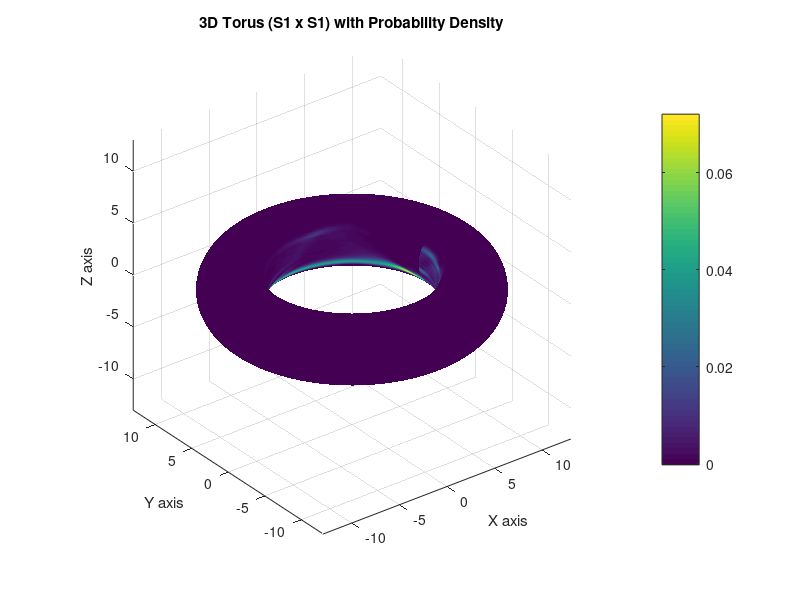

MATLAB code for this plot:
%%%%%%%%%%%%%%%%%%%%%%%%%%%%%%%%%%%%%%%%%%%%%%%%%%%%%%%%%%%%%%%%%%%%%%%%%%%
% 参数化设置
%%%%%%%%%%%%%%%%%%%%%%%%%%%%%%%%%%%%%%%%%%%%%%%%%%%%%%%%%%%%%%%%%%%%%%%%%%%
omega = 0.01;                   % 时间依赖频率
A = 4.5;                        % 位置依赖的振幅
a = -20;                        % 左端点
b = 20;                         % 右端点
L = b - a;                      % 宽度
N = 512;                        % 网格点数
X = a + L * (0:N-1) / N;        % 空间坐标
P = (2 * pi / L) * [0:N/2-1, -N/2:-1]; % 动量坐标
T = 5 * pi;                     % 总时间
M = 1000;                       % 时间步数
dt = T / M;                     % 时间步长

% 初始状态：高斯波包
X0 = 4.0;
sigma = 1.0;
psiprep = exp(-(X - X0).^2 / (2 * sigma^2)); % 高斯波包
psi = psiprep / sqrt(sum(abs(psiprep).^2));  % 归一化

% 定义位置和动量空间传播子
UV = exp(-1i * (X.^2 / 2) * dt / 2);    % 位置空间中的半步传播子
UT = exp(-1i * (P.^2 / 2) * dt);        % 动量空间传播子

% 创建二维网格参数化角度
num_points = 100;
t_vals = linspace(0, 2 * pi / omega, num_points);
x_vals = linspace(0, 2 * pi, num_points);
[T_vals, X_vals] = meshgrid(t_vals, x_vals);

% 准备存储不同时间和位置下的概率密度
prob_density_full = zeros(N, num_points);  % 使用 N 而不是 num_points

%%%%%%%%%%%%%%%%%%%%%%%%%%%%%%%%%%%%%%%%%%%%%%%%%%%%%%%%%%%%%%%%%%%%%%%%%%%
% 波函数的时间演化
%%%%%%%%%%%%%%%%%%%%%%%%%%%%%%%%%%%%%%%%%%%%%%%%%%%%%%%%%%%%%%%%%%%%%%%%%%%
for m = 1:M
    t = m * dt;
    % 更新时间依赖势能的传播子
    V_t = A * sin(X) * cos(omega * t);
    UV_t = exp(-1i * (X.^2 / 2 + V_t) * dt / 2);

    % 裂步法进行传播
    psi_1 = UV_t .* psi;
    phi_2 = fft(psi_1);
    phi_3 = UT .* phi_2;
    psi_3 = ifft(phi_3);
    psi_4 = UV_t .* psi_3;

    psi = psi_4;  % 更新波函数为下一次演化的初始状态

    % 计算并存储概率密度（只在特定时间步进行采样）
    if mod(m, M / num_points) == 0
        idx = m / (M / num_points);
        prob_density_full(:, idx) = abs(psi).^2; % 存储整个空间的概率密度
    end
end

% 将概率密度重采样为 100x100 的大小以匹配绘图网格
prob_density = imresize(prob_density_full, [num_points, num_points]);

%%%%%%%%%%%%%%%%%%%%%%%%%%%%%%%%%%%%%%%%%%%%%%%%%%%%%%%%%%%%%%%%%%%%%%%%%%%
% 环面的参数化和绘制
%%%%%%%%%%%%%%%%%%%%%%%%%%%%%%%%%%%%%%%%%%%%%%%%%%%%%%%%%%%%%%%%%%%%%%%%%%%
R = 10; % 环的主半径
r = 3;  % 管的半径

% 计算环面坐标
theta = T_vals; % 时间作为内圆角度
phi = X_vals;   % 位置作为外圆角度

X_torus = (R + r * cos(phi)) .* cos(theta);
Y_torus = (R + r * cos(phi)) .* sin(theta);
Z_torus = r * sin(phi);

% 绘制环面并用颜色表示概率密度
figure;
surf(X_torus, Y_torus, Z_torus, prob_density, 'FaceColor', 'interp', 'EdgeColor', 'none');
colormap(viridis);  % 使用 viridis 颜色图
colorbar;           % 显示颜色条

% 设置图形参数
title('3D Torus (S1 x S1) with Probability Density');
xlabel('X axis');
ylabel('Y axis');
zlabel('Z axis');
axis equal;
